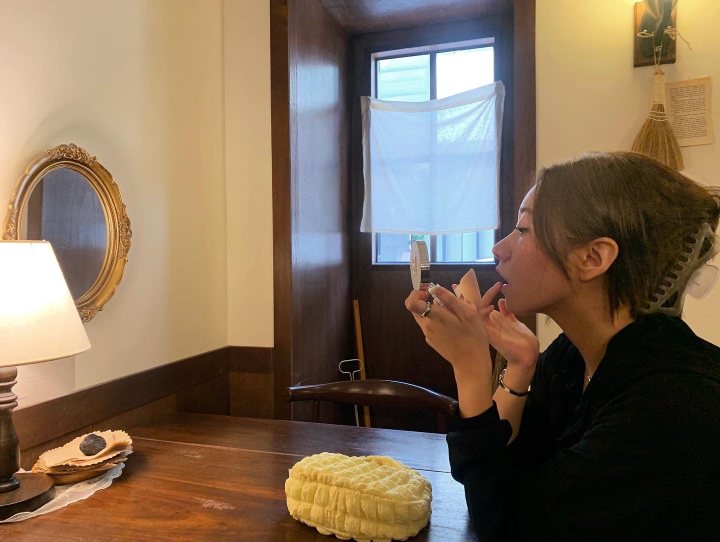
#> input picture exploration_05/askjfhglhgkljqap.jpg, 1440 x 1083 px, found by its file name (shown at 1/2 size)
$ jupyter execute --allow-errors '(Project)portrait_problem_fix.ipynb'
#> lines starting #> are read from the running program, lines starting #| are printed output that depends on the picture
# 프로젝트 10: 인물 모드 문제점 찾기

#### step1. 인물모드 직접 구현하기
#### step2. 사진에서 문제점 찾기
#### step3. 해결 방법 제안

## Step 1. 인물모드 직접 구현하기
- 1) 셀카
- 2) 동물
- 3) 심화 - 크로마키

### 1. 셀카 아웃포커싱 구현

#### 0. import library and define Global variables

[cell 1]
import os
import urllib
import cv2
import numpy as np
from pixellib.semantic import semantic_segmentation
from matplotlib import pyplot as plt

#pascalvoc 데이터의 라벨종류
LABEL_NAMES = [
    'background', 'aeroplane', 'bicycle', 'bird', 'boat', 'bottle', 'bus',
    'car', 'cat', 'chair', 'cow', 'diningtable', 'dog', 'horse', 'motorbike',
    'person', 'pottedplant', 'sheep', 'sofa', 'train', 'tv'
]

#### 1. load DeepLab3 and img

[cell 2]
#deeplabv3 모델 다운로드 함수
def deeplabv3_downlaod():
    model_dir = os.getenv('HOME')+'/aiffel/human_segmentation/models'
    model_file = os.path.join(model_dir, 'deeplabv3_xception_tf_dim_ordering_tf_kernels.h5')
    # PixelLib가 제공하는 모델의 url입니다
    model_url = 'https://github.com/ayoolaolafenwa/PixelLib/releases/download/1.1/deeplabv3_xception_tf_dim_ordering_tf_kernels.h5'
    # 다운로드를 시작합니다
    urllib.request.urlretrieve(model_url, model_file) # urllib 패키지 내에 있는 request 모듈의 urlretrieve 함수를 이용해서 model_url에 있는 파일을 다운로드 해서 model_file 파일명으로 저장

    model = semantic_segmentation() #PixelLib 라이브러리 에서 가져온 클래스를 가져와서 semantic segmentation을 수행하는 클래스 인스턴스를 만듬
    model.load_pascalvoc_model(model_file) # pascal voc에 대해 훈련된 예외 모델(model_file)을 로드하는 함수를 호출
    return model

[cell 3]
# 이미지 로드
img_path = os.getenv('HOME')+'/aiffel/workplace_1/231005/modulab-AIFELL_Quest/exploration_05/askjfhglhgkljqap.jpg'
img_orig = cv2.imread(img_path)
#> img_orig is the input picture: shape (1083, 1440, 3); mean B, G, R 86.7, 106.6, 125.7
print(img_orig.shape)
#| (1083, 1440, 3)

plt.imshow(cv2.cvtColor(img_orig, cv2.COLOR_BGR2RGB))
plt.show()

#### 2. Segmenting and Show

#> (a cell that did not finish here is left out)

#> (a cell that did not finish here is left out)

#### 2-2. Check Color map each OBJ
- 여기서는 사람('person')만 체크
- 사람 인덱스가 하드코딩되어 있음 -> 검색할 수 있도록 3단계에서 함수 따로 구현

[cell 6]
#컬러맵 만들기
colormap = np.zeros((256, 3), dtype = int)
ind = np.arange(256, dtype=int)

for shift in reversed(range(8)):
    for channel in range(3):
        colormap[:, channel] |= ((ind >> channel) & 1) << shift
    ind >>= 3

colormap[:20] #생성한 20개의 컬러맵 출력

[cell 7]
colormap[15] #컬러맵 15에 해당하는 배열 출력 (pacalvoc에 LABEL_NAMES 15번째인 사람)

[cell 8]
seg_color_person = (128,128,192) # 색상순서 변경 - colormap의 배열은 RGB 순이며 output의 배열은 BGR 순서로 채널 배치가 되어 있어서

#> (a cell that did not finish here is left out)

#### 3. Sinthesis - seg_map & origin

[cell 10]
# 원본이미지를 img_show에 할당한뒤 이미지 사람이 있는 위치와 배경을 분리해서 표현한 color_mask 를 만든뒤 두 이미지를 합쳐서 출력
img_show = img_orig.copy()

# True과 False인 값을 각각 255과 0으로 바꿔줍니다
#> (the rest of this cell did not finish here and is left out)

[cell 11]
# (13,13)은 blurring kernel size를 뜻합니다
# 다양하게 바꿔보세요
img_orig_blur_0 = cv2.blur(img_orig, (40,40))
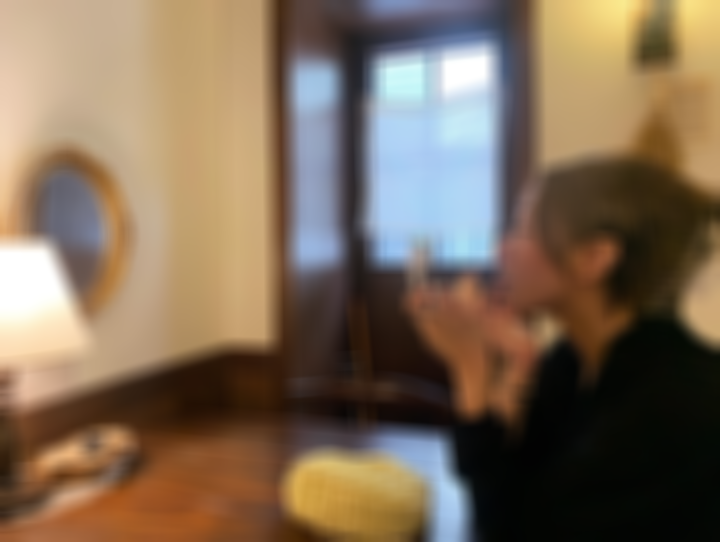
#> img_orig_blur_0: shape (1083, 1440, 3) (shown at 1/2 size); mean B, G, R 86.8, 106.7, 125.8
plt.imshow(cv2.cvtColor(img_orig_blur_0, cv2.COLOR_BGR2RGB))
plt.show()

#### 4. Make bluring background

#> (a cell that did not finish here is left out)

#### 5. Concat & result check

- 나만 Segmenting
    - 탁상과 내 가방, 내가 들고 있는 화장품도 뚜렷하게 보이면 좋겠음
- 내 코끝도 뭉게지듯 경계가 흐려짐

#> (a cell that did not finish here is left out)

### 2. 사람 아닌 고양이 모드
- **글로벌 클래스 리스트에서 고양이('cat') 인덱스인 8을 하드코딩하여 Color map으로 부터 색상을 얻음**
- 1번인 셀카 아웃포커싱 구현과 플로우는 같음

#> (a cell that did not finish here is left out)


[cell 15]
img_path = os.getenv('HOME')+'/aiffel/workplace_1/231005/modulab-AIFELL_Quest/exploration_05/고양이.jpg'
img_orig = cv2.imread(img_path)
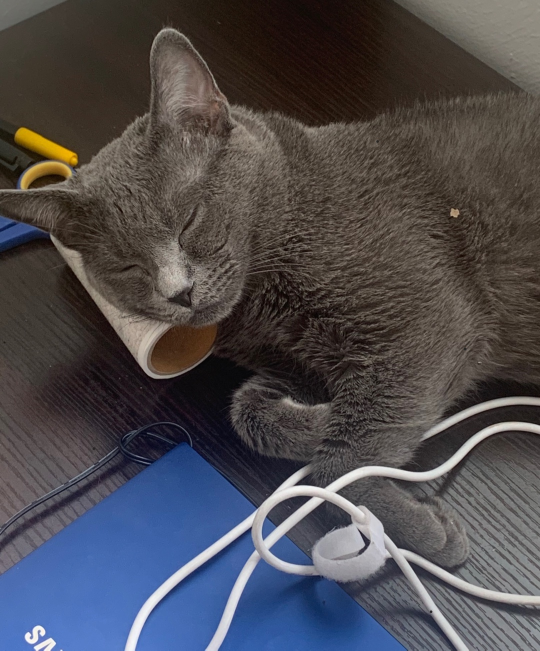
#> input picture exploration_05/고양이.jpg, 1080 x 1301 px, found by its file name (shown at 1/2 size)
#> img_orig is the input picture: shape (1301, 1080, 3); mean B, G, R 78.8, 74.5, 76.8
print(img_orig.shape)
#| (1301, 1080, 3)

plt.imshow(cv2.cvtColor(img_orig, cv2.COLOR_BGR2RGB))
plt.show()

#> (a cell that did not finish here is left out)

[cell 17]
### 컬러맵 체크
colormap = np.zeros((256, 3), dtype = int)
ind = np.arange(256, dtype=int)

for shift in reversed(range(8)):
    for channel in range(3):
        colormap[:, channel] |= ((ind >> channel) & 1) << shift
    ind >>= 3

colormap[:20] #생성한 20개의 컬러맵 출력
colormap[8] # 고양이 인덱스인 8 (컬러맵 8에 해당하는 배열 출력)

[cell 18]
seg_color = (0,0, 64) # 색상순서 변경 - colormap의 배열은 RGB 순이며 output의 배열은 BGR 순서로 채널 배치가 되어 있어서

#> (a cell that did not finish here is left out)

[cell 20]
# 원본이미지를 img_show에 할당한뒤 이미지 사람이 있는 위치와 배경을 분리해서 표현한 color_mask 를 만든뒤 두 이미지를 합쳐서 출력
img_show = img_orig.copy()

#> (the rest of this cell did not finish here and is left out)

[cell 21]
img_orig_blur_0 = cv2.blur(img_orig, (10,10))
#> img_orig_blur_0: shape (1301, 1080, 3)
img_orig_blur_1 = cv2.blur(img_orig, (50,50))
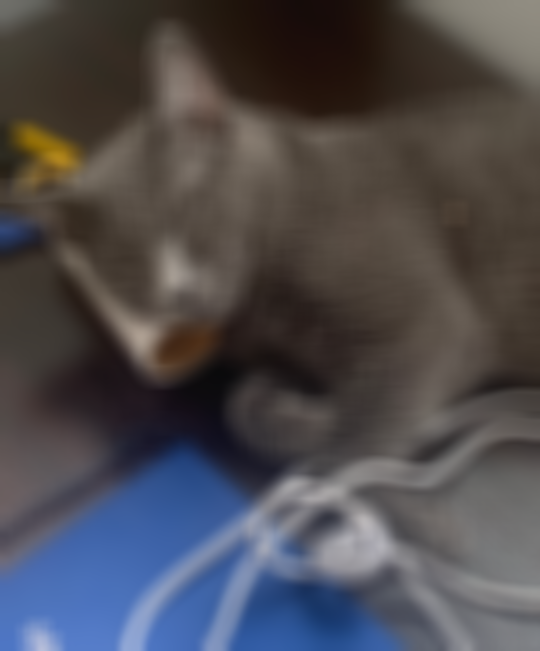
#> img_orig_blur_1: shape (1301, 1080, 3) (shown at 1/2 size); mean B, G, R 78.8, 74.4, 76.8

plt.imshow(cv2.cvtColor(img_orig_blur_0, cv2.COLOR_BGR2RGB))
plt.show()
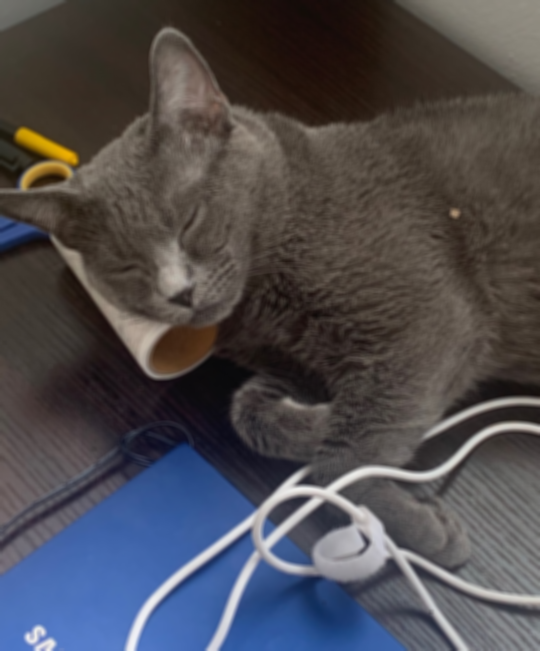
#> shown: shape (1301, 1080, 3) (shown at 1/2 size); mean R, G, B 76.8, 74.4, 78.8
plt.imshow(cv2.cvtColor(img_orig_blur_1, cv2.COLOR_BGR2RGB))
plt.show()

#> (a cell that did not finish here is left out)

#> (a cell that did not finish here is left out)

## 3. 크로마키 - 배경 합성
- 내 고양이가 내 책상 말고 잔디밭에 누워있으면 더 편할거 같음

#### 함수 설명
1. ___dlv3_segmentation___(**img_path**, **model**) -> **segvalues**, **output**
    - 모델로 세그멘테이션 수행하여 값을 얻음

2. ___Get_seg_backbround___(**segvalues**, **background_image**) -> **img_mask_color**,**img_bg**
    - de seg한 백그라운드 이미지 생성
    - ___get_img_mask___(**segvalues**) -> **img_mask**, **color_mask**
        - 원하는 OBJ의 세그멘테이션 값으로 마스크 생성
        - ___search_seg_obj_color___(segvalues, obj = 'cat') -> **넘피 컬러값**
            - 원하는 OBJ의 컬러맵 정보 추출
5. ___synthesis_img_and_seg___(**segvalues**,**img_show**)
    - 세그멘테이션 마스크 값과 원본 이미지 겹쳐서 확인해보기

6. __concat_img___(**img_mask_color,img_bg**)
    - img_mask_color을 보고 np.where로 조건부 출력
    - 즉, 마스크가 되어있으면 (값이 255) origin, 아니면 background의 픽셀을 가져옴

[cell 24]
img_path = os.getenv('HOME')+'/aiffel/workplace_1/231005/modulab-AIFELL_Quest/exploration_05/고양이.jpg'
img_orig = cv2.imread(img_path)

# 위에서 다운로드 받는 함수 구현했었음
#> (the rest of this cell did not finish here and is left out)
